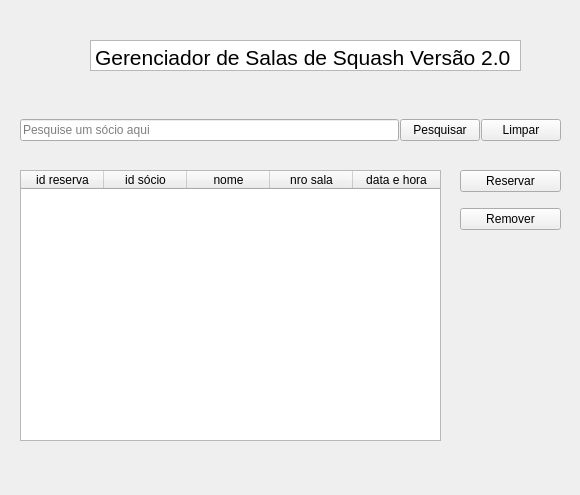
<?xml version="1.0" encoding="UTF-8"?>
<ui version="4.0">
 <class>MainWindow</class>
 <widget class="QMainWindow" name="MainWindow">
  <property name="geometry">
   <rect>
    <x>0</x>
    <y>0</y>
    <width>580</width>
    <height>495</height>
   </rect>
  </property>
  <property name="windowTitle">
   <string>MainWindow</string>
  </property>
  <widget class="QWidget" name="centralwidget">
   <widget class="QWidget" name="horizontalLayoutWidget">
    <property name="geometry">
     <rect>
      <x>20</x>
      <y>110</y>
      <width>541</width>
      <height>41</height>
     </rect>
    </property>
    <property name="sizePolicy">
     <sizepolicy hsizetype="Preferred" vsizetype="Preferred">
      <horstretch>0</horstretch>
      <verstretch>0</verstretch>
     </sizepolicy>
    </property>
    <layout class="QHBoxLayout" name="horizontalLayout" stretch="1,0,0">
     <property name="spacing">
      <number>1</number>
     </property>
     <item>
      <widget class="QLineEdit" name="pesquisa_lineedit">
       <property name="sizePolicy">
        <sizepolicy hsizetype="Preferred" vsizetype="Fixed">
         <horstretch>0</horstretch>
         <verstretch>0</verstretch>
        </sizepolicy>
       </property>
       <property name="toolTip">
        <string>Pesquise soócio aqui</string>
       </property>
       <property name="text">
        <string/>
       </property>
       <property name="placeholderText">
        <string>Pesquise um sócio aqui</string>
       </property>
      </widget>
     </item>
     <item>
      <widget class="QPushButton" name="pesquisa_button">
       <property name="sizePolicy">
        <sizepolicy hsizetype="Preferred" vsizetype="Fixed">
         <horstretch>0</horstretch>
         <verstretch>0</verstretch>
        </sizepolicy>
       </property>
       <property name="text">
        <string>Pesquisar</string>
       </property>
      </widget>
     </item>
     <item>
      <widget class="QPushButton" name="limpa_button">
       <property name="sizePolicy">
        <sizepolicy hsizetype="Preferred" vsizetype="Fixed">
         <horstretch>0</horstretch>
         <verstretch>0</verstretch>
        </sizepolicy>
       </property>
       <property name="text">
        <string>Limpar</string>
       </property>
      </widget>
     </item>
    </layout>
   </widget>
   <widget class="QWidget" name="verticalLayoutWidget">
    <property name="geometry">
     <rect>
      <x>460</x>
      <y>160</y>
      <width>101</width>
      <height>80</height>
     </rect>
    </property>
    <property name="sizePolicy">
     <sizepolicy hsizetype="Preferred" vsizetype="Preferred">
      <horstretch>0</horstretch>
      <verstretch>0</verstretch>
     </sizepolicy>
    </property>
    <layout class="QVBoxLayout" name="verticalLayout">
     <item>
      <widget class="QPushButton" name="adiciona_button">
       <property name="sizePolicy">
        <sizepolicy hsizetype="Preferred" vsizetype="Fixed">
         <horstretch>0</horstretch>
         <verstretch>0</verstretch>
        </sizepolicy>
       </property>
       <property name="text">
        <string>Reservar</string>
       </property>
      </widget>
     </item>
     <item>
      <widget class="QPushButton" name="remove_button">
       <property name="sizePolicy">
        <sizepolicy hsizetype="Preferred" vsizetype="Fixed">
         <horstretch>0</horstretch>
         <verstretch>0</verstretch>
        </sizepolicy>
       </property>
       <property name="text">
        <string>Remover</string>
       </property>
      </widget>
     </item>
    </layout>
   </widget>
   <widget class="QTableWidget" name="socios_tabela">
    <property name="geometry">
     <rect>
      <x>20</x>
      <y>170</y>
      <width>421</width>
      <height>271</height>
     </rect>
    </property>
    <property name="sizePolicy">
     <sizepolicy hsizetype="Preferred" vsizetype="Expanding">
      <horstretch>0</horstretch>
      <verstretch>0</verstretch>
     </sizepolicy>
    </property>
    <property name="midLineWidth">
     <number>0</number>
    </property>
    <property name="horizontalScrollBarPolicy">
     <enum>Qt::ScrollBarAsNeeded</enum>
    </property>
    <property name="sizeAdjustPolicy">
     <enum>QAbstractScrollArea::AdjustToContents</enum>
    </property>
    <property name="autoScroll">
     <bool>true</bool>
    </property>
    <property name="selectionBehavior">
     <enum>QAbstractItemView::SelectRows</enum>
    </property>
    <property name="sortingEnabled">
     <bool>false</bool>
    </property>
    <attribute name="horizontalHeaderVisible">
     <bool>true</bool>
    </attribute>
    <attribute name="horizontalHeaderCascadingSectionResizes">
     <bool>true</bool>
    </attribute>
    <attribute name="horizontalHeaderMinimumSectionSize">
     <number>10</number>
    </attribute>
    <attribute name="horizontalHeaderDefaultSectionSize">
     <number>83</number>
    </attribute>
    <attribute name="horizontalHeaderHighlightSections">
     <bool>false</bool>
    </attribute>
    <attribute name="horizontalHeaderStretchLastSection">
     <bool>true</bool>
    </attribute>
    <attribute name="verticalHeaderVisible">
     <bool>false</bool>
    </attribute>
    <attribute name="verticalHeaderDefaultSectionSize">
     <number>25</number>
    </attribute>
    <column>
     <property name="text">
      <string>id reserva</string>
     </property>
    </column>
    <column>
     <property name="text">
      <string>id sócio</string>
     </property>
    </column>
    <column>
     <property name="text">
      <string>nome</string>
     </property>
    </column>
    <column>
     <property name="text">
      <string>nro sala</string>
     </property>
    </column>
    <column>
     <property name="text">
      <string>data e hora</string>
     </property>
    </column>
   </widget>
   <widget class="QPlainTextEdit" name="plainTextEdit">
    <property name="geometry">
     <rect>
      <x>90</x>
      <y>40</y>
      <width>431</width>
      <height>31</height>
     </rect>
    </property>
    <property name="sizePolicy">
     <sizepolicy hsizetype="Preferred" vsizetype="Expanding">
      <horstretch>0</horstretch>
      <verstretch>0</verstretch>
     </sizepolicy>
    </property>
    <property name="font">
     <font>
      <pointsize>16</pointsize>
     </font>
    </property>
    <property name="layoutDirection">
     <enum>Qt::LeftToRight</enum>
    </property>
    <property name="verticalScrollBarPolicy">
     <enum>Qt::ScrollBarAlwaysOff</enum>
    </property>
    <property name="horizontalScrollBarPolicy">
     <enum>Qt::ScrollBarAlwaysOff</enum>
    </property>
    <property name="readOnly">
     <bool>true</bool>
    </property>
    <property name="plainText">
     <string>Gerenciador de Salas de Squash Versão 2.0</string>
    </property>
   </widget>
  </widget>
 </widget>
 <resources/>
 <connections/>
</ui>
